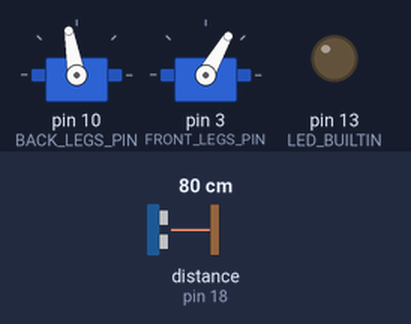
A sketch run on a simulated Arduino Nano, built with avr-gcc and run on an emulated ATmega328P. Parts: 2 × servo, output pins drawn as LEDs (lit = HIGH). The test bench sets the inputs (shaded band); at power-on: distance to the obstacle (sensor on pin 18) 80 cm. The echo pulse lasts 58.3 µs per cm; pins used as bus, display or sensor lines are not drawn.

Above: at 2.73 s.
3.3 s: distance to the obstacle (sensor on pin 18) set to 12 cm
At 3.53 s:
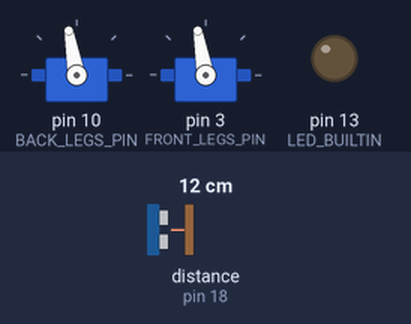
6.6 s: distance to the obstacle (sensor on pin 18) set to 9 cm
At 8.0 s:
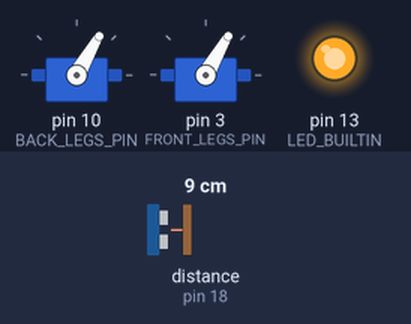
At 9.49 s:
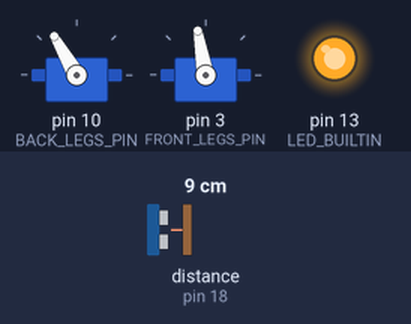
Timing chart, 0 to 15.9 s (numbered marks = the images above; inputs shaded):
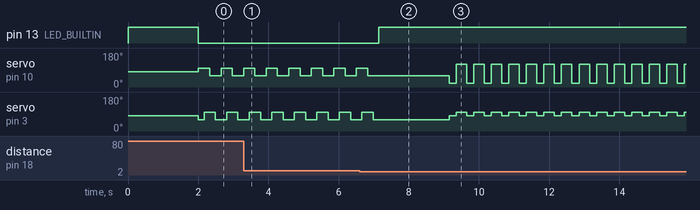

Measured:
- the behaviour switches between 11 and 10 cm on distance to the obstacle (sensor on pin 18) (found by bisection; images 1 and 2)
- after the input at 6.6 s, pin 13 (LED_BUILTIN): LOW → HIGH after 0.55 s
- by itself, servo on pin 10 (BACK_LEGS_PIN): repeats every 0.50 s: 20° 0.20 s, 120° 0.30 s

The sketch:

mantisWalkerUltrasonicMk2.ino
```cpp
//nano walker with ultrasonics
#define BACK_LEGS_PIN 10  //back legs on Pin10
#define BACK_LEGS_GND 8   //back legs ground connection Pin8
#define BACK_LEGS_VCC 9   //back legs power connection Pin9

#define FRONT_LEGS_PIN 3  //front legs on Pin3
#define FRONT_LEGS_VCC 2  //front legs power connection on Pin2 (front legs GND connection on GND already)

#define US_GND 19         //Ultrasonic Ground Pin D19=A5
#define ECHO_PIN 18       //Ultrasonic Echo Pin D18 = A4
#define TRIGGER_PIN 17    //Ultrasonic Trigger Pin D17 = A3
#define US_VCC 16         //Ultrasonic VCC Pin D16 = A2

#define MAXIMUM_DISTANCE 200
#define SERVO_BACK_DISTANCE 60
#define SERVO_FORWARD_DISTANCE 100
#define SERVO_CENTRED 80
#define STEP_DELAY 160
#define STOP_DISTANCE 10  //stop distance in cm

#include <Servo.h>
#include <NewPing.h>

//format: front leg position, back leg position
char walkingForward[] = {SERVO_BACK_DISTANCE, SERVO_FORWARD_DISTANCE,
                         SERVO_FORWARD_DISTANCE, SERVO_FORWARD_DISTANCE,
                         SERVO_FORWARD_DISTANCE, SERVO_BACK_DISTANCE,
                         SERVO_BACK_DISTANCE, SERVO_BACK_DISTANCE
                        };
NewPing sonarEyes(TRIGGER_PIN, ECHO_PIN, MAXIMUM_DISTANCE);
Servo servoBackLegs, servoFrontLegs;


void setup() {

  pinMode(LED_BUILTIN, OUTPUT);
  digitalWrite(LED_BUILTIN, HIGH);

  //setup Pins to connect Servos To
  pinMode(BACK_LEGS_GND, OUTPUT);  //tie pin 8 to GND
  digitalWrite(BACK_LEGS_GND, LOW);
  pinMode(BACK_LEGS_VCC, OUTPUT);  //tie pin 9 to VCC
  digitalWrite(BACK_LEGS_VCC,HIGH);
  servoBackLegs.attach(BACK_LEGS_PIN);

  pinMode(FRONT_LEGS_VCC, OUTPUT);  //tie pin 2 to VCC
  digitalWrite(FRONT_LEGS_VCC, HIGH);
  servoFrontLegs.attach(FRONT_LEGS_PIN);

  servoBackLegs.write(SERVO_CENTRED);
  servoFrontLegs.write(SERVO_CENTRED);

  //setup Pins for Ultrasonic Sensor
  pinMode(US_GND, OUTPUT);
  digitalWrite(US_GND, LOW);
  pinMode(US_VCC, OUTPUT);
  digitalWrite(US_VCC,HIGH);

  delay(2000);

  digitalWrite(LED_BUILTIN, LOW); //turn off built in LED
}

void loop() {
  // put your main code here, to run repeatedly:
  while (checkForObstruction()) {  //returns true if obstruction, otherwise skip this loop
    digitalWrite(LED_BUILTIN, HIGH);  //turn on LED for visual indication of obstruction
    //step back and turn
    delay(2000);
    walkBackAndTurnLeft();
    digitalWrite(LED_BUILTIN, LOW);   //turn back off again
  }
  stepForward();
}

void stepForward() {
  for (int n = 0; n < 4; n++) {
    servoFrontLegs.write(walkingForward[n * 2]);
    servoBackLegs.write(walkingForward[(n * 2) + 1]);
    delay(STEP_DELAY);
  }
}

void walkBackAndTurnLeft()  {
  for (int n = 0; n < 14; n++) {
    servoFrontLegs.write(SERVO_CENTRED);
    servoBackLegs.write(SERVO_BACK_DISTANCE - 40);
    delay(200);
    servoFrontLegs.write(SERVO_FORWARD_DISTANCE);
    servoBackLegs.write(SERVO_FORWARD_DISTANCE + 20);
    delay(300);
  }
  servoFrontLegs.write(SERVO_CENTRED);
  servoBackLegs.write(SERVO_CENTRED);
  delay(300);
}

bool checkForObstruction() {
  int distance = sonarEyes.ping_cm();
  if (distance <= STOP_DISTANCE && distance != 0) {
    return true;
  } else {
    return false;
  }
}
```
